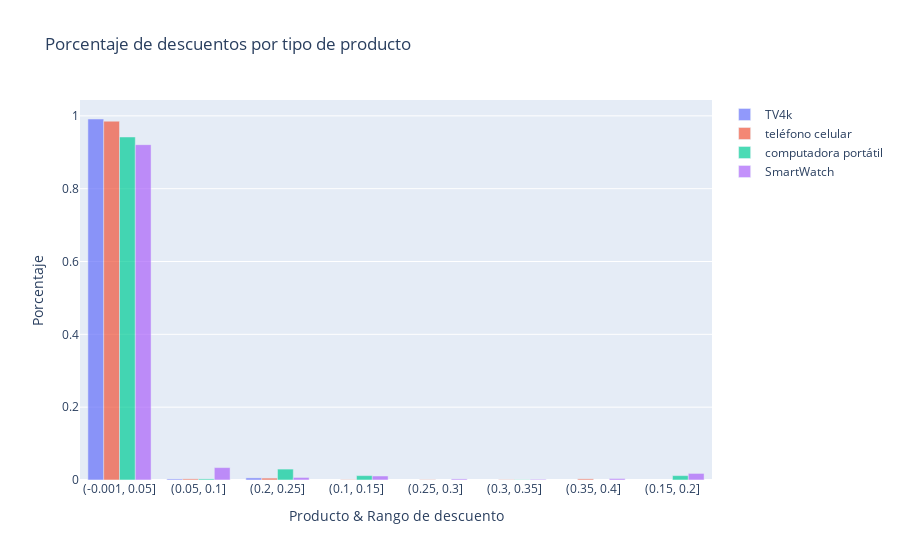

This figure's notebook cell:
### Markdown cell above
### 04.B - Descontos por tipo de produto

### Code cell
fig = go.Figure()

fig2 = go.Figure()
dict_fig2 = {}
nombres = {'final_tv': 'TV4k','final_cp':'teléfono celular', 'final_nb': 'computadora portátil','final_sw':'SmartWatch'}
for table in ['final_tv','final_cp','final_nb','final_sw']:
    temp_data = globals()[table]
    temp_data = temp_data[['price','original_price','attributes_0__value_name','shipping__free_shipping']]
    temp_data['discount_b'] = temp_data['original_price'].isnull()
    temp_data['original_price2'] = temp_data['original_price']
    temp_data.loc[ temp_data['discount_b'] == True,'original_price2'] = temp_data.loc[ temp_data['discount_b'] == True, 'price']
    temp_data['discount_p'] = 1 - temp_data['price'] / temp_data['original_price2'] 
    temp_data['discount_bin'] = pd.cut(temp_data['discount_p'],np.arange(0,105,5)/100, include_lowest=True).astype("object")
    
    aux = temp_data.groupby(['discount_bin']).size()
    aux = aux/aux.sum()
    
    fig.add_trace(go.Bar(x = [str(ind) for ind in aux.index]
                         ,y = aux
                      #  ,histnorm='percent'
                        ,name=nombres[table]
                        ,opacity = 0.7))
    
    fig.update_layout(yaxis=dict(title='Porcentaje'),
                  xaxis=dict(title="Producto & Rango de descuento"),
                 title = 'Porcentaje de descuentos por tipo de producto')
    
    dict_fig2[table] = (temp_data['discount_p'] > 0).sum()/temp_data.shape[0]
fig.show()

### Figure 1 — Plotly figure (JSON) as saved in the notebook; plotly's stock layout.template omitted (floating-point values rounded to 4 significant figures)
{"data": [{"name": "TV4k", "opacity": 0.7, "type": "bar", "x": ["(-0.001, 0.05]", "(0.05, 0.1]", "(0.2, 0.25]"], "y": [0.9913, 0.002886, 0.005772]}, {"name": "teléfono celular", "opacity": 0.7, "type": "bar", "x": ["(-0.001, 0.05]", "(0.05, 0.1]", "(0.1, 0.15]", "(0.2, 0.25]", "(0.25, 0.3]", "(0.3, 0.35]", "(0.35, 0.4]"], "y": [0.9854, 0.003125, 0.001042, 0.005208, 0.001042, 0.001042, 0.003125]}, {"name": "computadora portátil", "opacity": 0.7, "type": "bar", "x": ["(-0.001, 0.05]", "(0.05, 0.1]", "(0.1, 0.15]", "(0.15, 0.2]", "(0.2, 0.25]", "(0.3, 0.35]"], "y": [0.942, 0.003, 0.012, 0.012, 0.03, 0.001]}, {"name": "SmartWatch", "opacity": 0.7, "type": "bar", "x": ["(-0.001, 0.05]", "(0.05, 0.1]", "(0.1, 0.15]", "(0.15, 0.2]", "(0.2, 0.25]", "(0.25, 0.3]", "(0.3, 0.35]", "(0.35, 0.4]"], "y": [0.9208, 0.03407, 0.01102, 0.01804, 0.007014, 0.003006, 0.002004, 0.004008]}], "layout": {"title": {"text": "Porcentaje de descuentos por tipo de producto"}, "xaxis": {"title": {"text": "Producto & Rango de descuento"}}, "yaxis": {"title": {"text": "Porcentaje"}}}}
